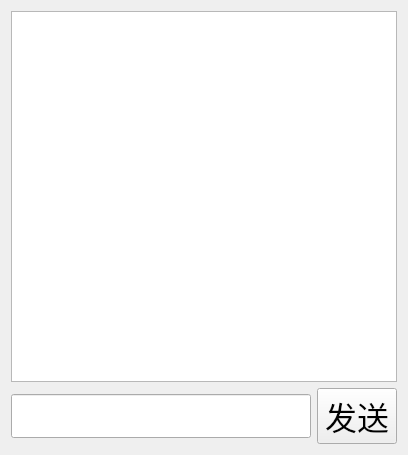
<?xml version="1.0" encoding="UTF-8"?>
<ui version="4.0">
 <class>PrivateChat</class>
 <widget class="QWidget" name="PrivateChat">
  <property name="geometry">
   <rect>
    <x>0</x>
    <y>0</y>
    <width>408</width>
    <height>455</height>
   </rect>
  </property>
  <property name="windowTitle">
   <string>Form</string>
  </property>
  <layout class="QVBoxLayout" name="verticalLayout_2">
   <item>
    <layout class="QVBoxLayout" name="verticalLayout">
     <item>
      <widget class="QTextEdit" name="showMsg_te">
       <property name="font">
        <font>
         <family>Arial</family>
         <pointsize>24</pointsize>
        </font>
       </property>
      </widget>
     </item>
     <item>
      <layout class="QHBoxLayout" name="horizontalLayout">
       <item>
        <widget class="QLineEdit" name="inputMsg_le">
         <property name="font">
          <font>
           <family>Arial</family>
           <pointsize>24</pointsize>
          </font>
         </property>
        </widget>
       </item>
       <item>
        <widget class="QPushButton" name="sendMsg_pb">
         <property name="font">
          <font>
           <family>Arial</family>
           <pointsize>24</pointsize>
          </font>
         </property>
         <property name="text">
          <string>发送</string>
         </property>
        </widget>
       </item>
      </layout>
     </item>
    </layout>
   </item>
  </layout>
 </widget>
 <resources/>
 <connections/>
</ui>
